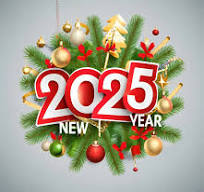
#> input picture H2024.jpg, 204 x 192 px
$ python 'HM 11-1.py'
#> lines starting #> are read from the running program, lines starting #| are printed output that depends on the picture
# импортируем с библиотеки Pillow модуль Image.
from PIL import ImageFilter, Image, ImageOps

# Открываем нашу картинку
image = Image.open('H2024.jpg')
#> image is the input picture: PIL image 204x192 RGB; mean R, G, B 175.2, 162.7, 146.1
# Применяем фильм размыстости(Blur)
blur_jp = image.filter(ImageFilter.BLUR)
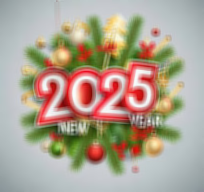
#> blur_jp: PIL image 204x192 RGB; mean R, G, B 175.2, 162.7, 146.2
# Сохраняем картинку.
blur_jp.save('blur_h20204.jpg')

image = Image.open('hp2025.jpg')
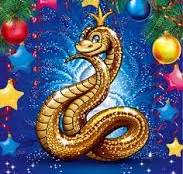
#> input picture hp2025.jpg, 183 x 174 px
#> image is the input picture: PIL image 183x174 RGB; mean R, G, B 86.1, 91.1, 112.6
# Преобразование изображение в черное и белое.
grayscale_img = ImageOps.grayscale(image)
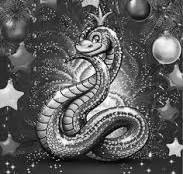
#> grayscale_img: PIL image 183x174 L; min 0, max 255, mean 92
grayscale_img.save('grayscale.jpg')

image = Image.open('hps2025.jpg')
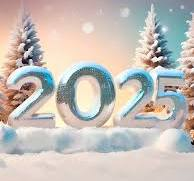
#> input picture hps2025.jpg, 194 x 181 px
#> image is the input picture: PIL image 194x181 RGB; mean R, G, B 196.6, 190.2, 184.7
# Проверяем размер изображение
print(image.size)
#| (194, 181)
new_size = (250, 250)
# Задаем новый размер
resized_img = image.resize(new_size)
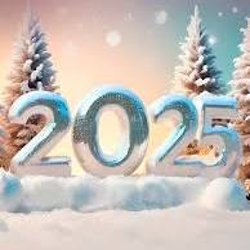
#> resized_img: PIL image 250x250 RGB; mean R, G, B 196.5, 190.2, 184.7
resized_img.save('resized1.jpg')
# Проверяем размер картинки
print(resized_img.size)
#| (250, 250)
